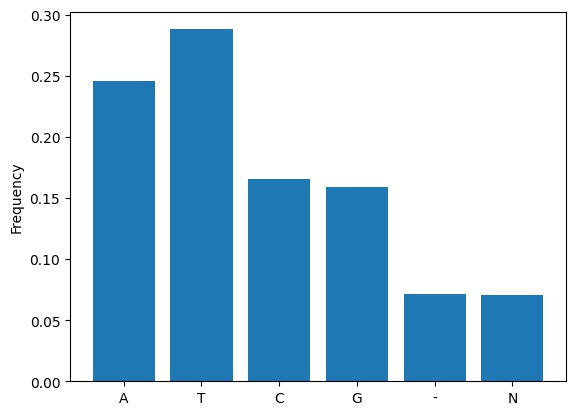

Source code (Python):
#!/usr/bin/env python3
# author : Andrew Smith
# date : 120220 @ 00:46
# file : analyze.py
# description : different from the base script in that we record the actual mutations for each sequence in the SNPs, then plotting fig3
import sys
from tqdm import tqdm
from Bio import AlignIO
import matplotlib.pyplot as plt
if(len(sys.argv)!=2):
    print("Usage : ./analyze.py <infile>")
    sys.exit()

infile = sys.argv[1]
alignment = AlignIO.read(infile,"fasta")
parent = alignment._records[0]

num_muts = []
perc_muts = []
snp_muts = []
snps = []
for i in tqdm(range(len(parent.seq))):
    num_muts.append(0)
    muts = []
    for record in alignment._records[1:]:
        muts.append(record.seq[i])
        if(parent.seq[i]!=record.seq[i]):
            num_muts[i]+=1
    perc_mut = num_muts[i]/len(alignment._records[1:])*100
    perc_muts.append(perc_mut)
    if(perc_mut>5):
        snp_muts.append(muts)
        snps.append(i)
## Fig 3
content = {
        "A":0,
        "T":0,
        "C":0,
        "G":0,
        "-":0,
        "N":0
        }
for snp_mut in snp_muts:
    for mut in snp_mut:
        content[mut]+=1
freqs = [content[i]/(len(snp_muts)*193) for i in content]
plt.bar(content.keys(),freqs)
plt.ylabel("Frequency")
plt.savefig("fig3.jpg",dpi=100,bbox_inches='tight')
plt.show()
